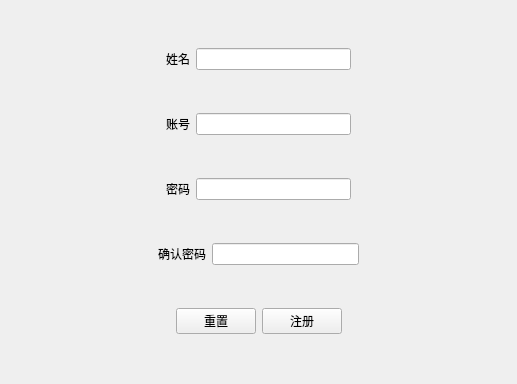
<?xml version="1.0" encoding="UTF-8"?>
<ui version="4.0">
 <class>Form</class>
 <widget class="QWidget" name="Form">
  <property name="geometry">
   <rect>
    <x>0</x>
    <y>0</y>
    <width>517</width>
    <height>384</height>
   </rect>
  </property>
  <property name="windowTitle">
   <string>Form</string>
  </property>
  <layout class="QVBoxLayout" name="verticalLayout">
   <item>
    <layout class="QHBoxLayout" name="horizontalLayout">
     <item>
      <spacer name="horizontalSpacer">
       <property name="orientation">
        <enum>Qt::Horizontal</enum>
       </property>
       <property name="sizeHint" stdset="0">
        <size>
         <width>40</width>
         <height>20</height>
        </size>
       </property>
      </spacer>
     </item>
     <item>
      <widget class="QLabel" name="label">
       <property name="text">
        <string>姓名</string>
       </property>
      </widget>
     </item>
     <item>
      <widget class="QLineEdit" name="name"/>
     </item>
     <item>
      <spacer name="horizontalSpacer_2">
       <property name="orientation">
        <enum>Qt::Horizontal</enum>
       </property>
       <property name="sizeHint" stdset="0">
        <size>
         <width>40</width>
         <height>20</height>
        </size>
       </property>
      </spacer>
     </item>
    </layout>
   </item>
   <item>
    <layout class="QHBoxLayout" name="horizontalLayout_5">
     <item>
      <spacer name="horizontalSpacer_9">
       <property name="orientation">
        <enum>Qt::Horizontal</enum>
       </property>
       <property name="sizeHint" stdset="0">
        <size>
         <width>40</width>
         <height>20</height>
        </size>
       </property>
      </spacer>
     </item>
     <item>
      <widget class="QLabel" name="label_4">
       <property name="text">
        <string>账号</string>
       </property>
      </widget>
     </item>
     <item>
      <widget class="QLineEdit" name="username"/>
     </item>
     <item>
      <spacer name="horizontalSpacer_10">
       <property name="orientation">
        <enum>Qt::Horizontal</enum>
       </property>
       <property name="sizeHint" stdset="0">
        <size>
         <width>40</width>
         <height>20</height>
        </size>
       </property>
      </spacer>
     </item>
    </layout>
   </item>
   <item>
    <layout class="QHBoxLayout" name="horizontalLayout_2">
     <item>
      <spacer name="horizontalSpacer_3">
       <property name="orientation">
        <enum>Qt::Horizontal</enum>
       </property>
       <property name="sizeHint" stdset="0">
        <size>
         <width>40</width>
         <height>20</height>
        </size>
       </property>
      </spacer>
     </item>
     <item>
      <widget class="QLabel" name="label_2">
       <property name="text">
        <string>密码</string>
       </property>
      </widget>
     </item>
     <item>
      <widget class="QLineEdit" name="password"/>
     </item>
     <item>
      <spacer name="horizontalSpacer_4">
       <property name="orientation">
        <enum>Qt::Horizontal</enum>
       </property>
       <property name="sizeHint" stdset="0">
        <size>
         <width>40</width>
         <height>20</height>
        </size>
       </property>
      </spacer>
     </item>
    </layout>
   </item>
   <item>
    <layout class="QHBoxLayout" name="horizontalLayout_3">
     <item>
      <spacer name="horizontalSpacer_5">
       <property name="orientation">
        <enum>Qt::Horizontal</enum>
       </property>
       <property name="sizeHint" stdset="0">
        <size>
         <width>40</width>
         <height>20</height>
        </size>
       </property>
      </spacer>
     </item>
     <item>
      <widget class="QLabel" name="label_3">
       <property name="text">
        <string>确认密码</string>
       </property>
      </widget>
     </item>
     <item>
      <widget class="QLineEdit" name="confirm_password"/>
     </item>
     <item>
      <spacer name="horizontalSpacer_6">
       <property name="orientation">
        <enum>Qt::Horizontal</enum>
       </property>
       <property name="sizeHint" stdset="0">
        <size>
         <width>40</width>
         <height>20</height>
        </size>
       </property>
      </spacer>
     </item>
    </layout>
   </item>
   <item>
    <layout class="QHBoxLayout" name="horizontalLayout_4">
     <item>
      <spacer name="horizontalSpacer_7">
       <property name="orientation">
        <enum>Qt::Horizontal</enum>
       </property>
       <property name="sizeHint" stdset="0">
        <size>
         <width>40</width>
         <height>20</height>
        </size>
       </property>
      </spacer>
     </item>
     <item>
      <widget class="QPushButton" name="reset_btn">
       <property name="text">
        <string>重置</string>
       </property>
      </widget>
     </item>
     <item>
      <widget class="QPushButton" name="submit_btn">
       <property name="text">
        <string>注册</string>
       </property>
      </widget>
     </item>
     <item>
      <spacer name="horizontalSpacer_8">
       <property name="orientation">
        <enum>Qt::Horizontal</enum>
       </property>
       <property name="sizeHint" stdset="0">
        <size>
         <width>40</width>
         <height>20</height>
        </size>
       </property>
      </spacer>
     </item>
    </layout>
   </item>
  </layout>
 </widget>
 <resources/>
 <connections/>
</ui>
